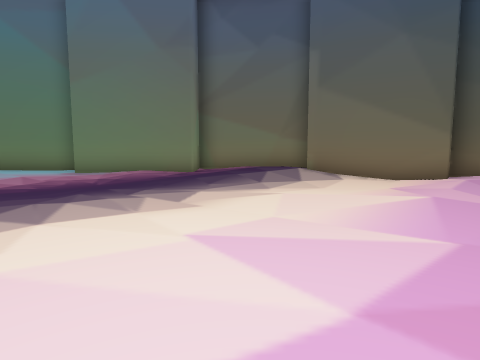
View 1 (above)

14 first-person views from a walk through a Unity game level. The camera is 1.4 m above the floor, tilts 6° down and sees 75° across. The floor is counted in squares, 2 m on a side. Each view is taken from the middle of a square. On the plan, view 1 faces up. The plan holds only what a view shows up to about 10 squares ahead; the rest is blank. The place goes on beyond the plan.

View 2
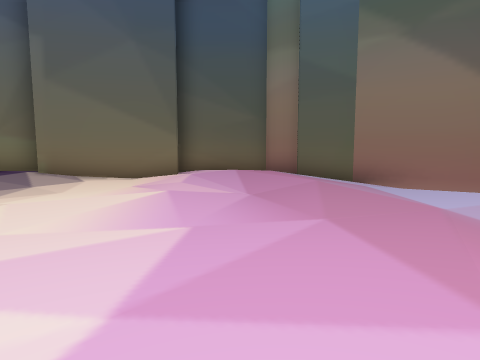

View 3
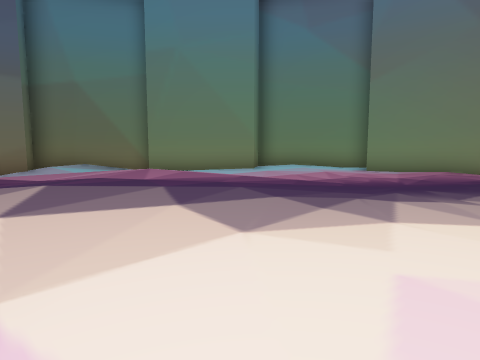

View 4
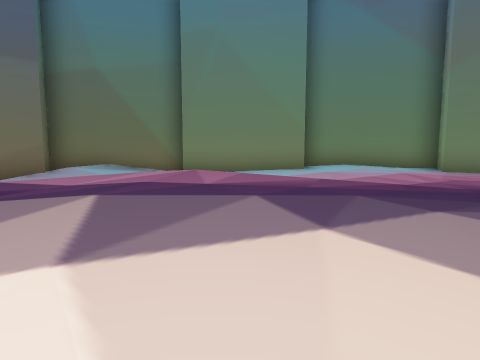

View 5
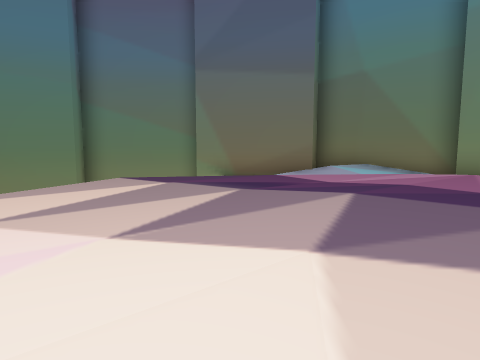

View 6
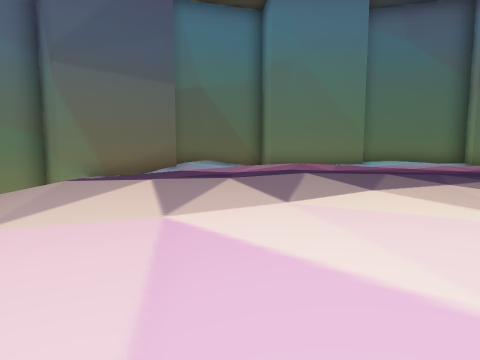

View 7
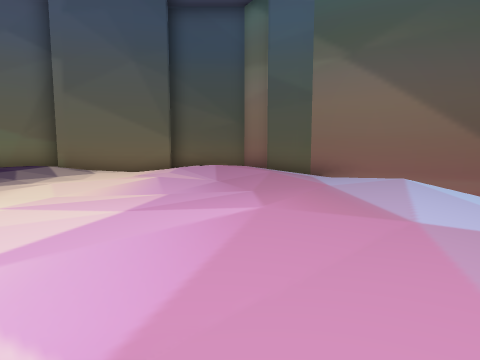

View 8
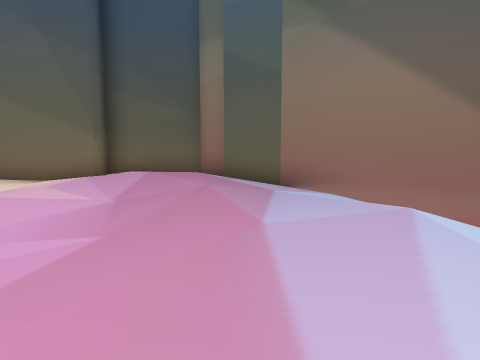

View 9
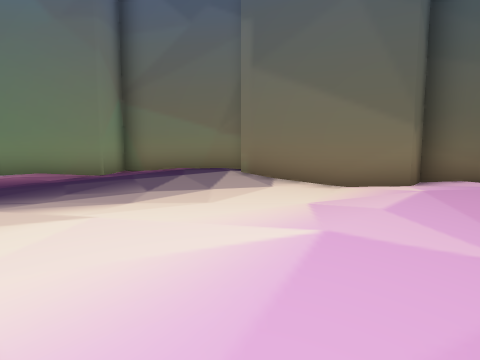

View 10
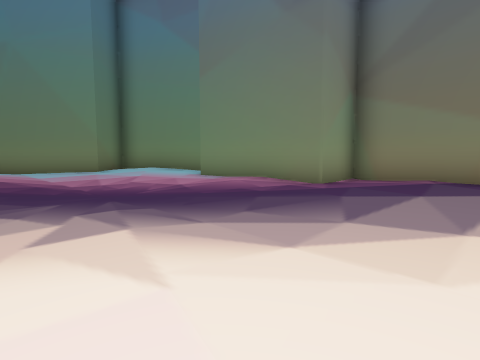

View 11
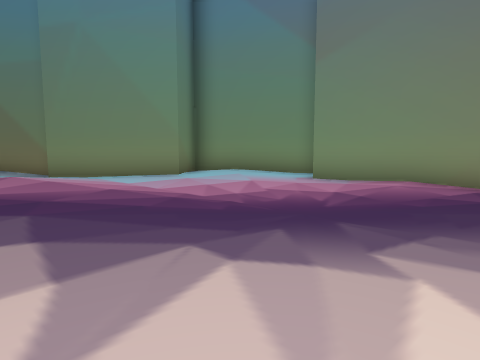

View 12
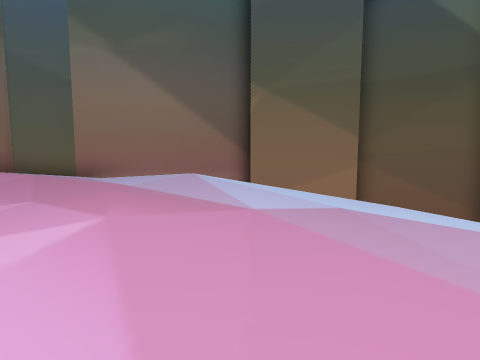

View 13
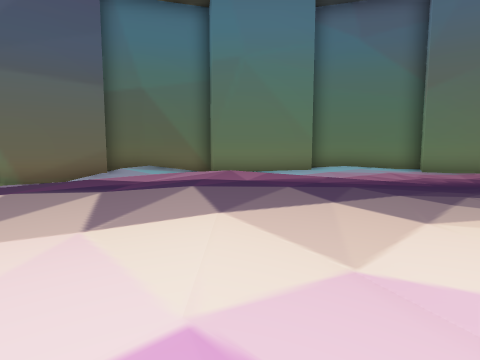

View 14
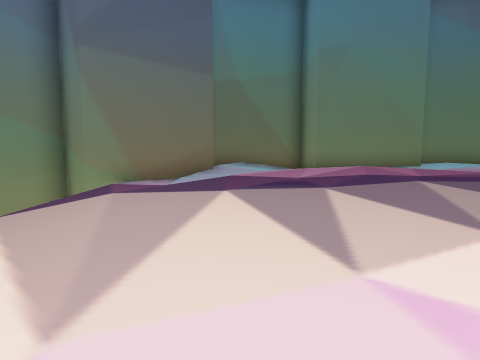

### Floor plan
Key: @ floor where view 1 was taken; # wall or solid block; . main floor; : floor 0.25 m higher than the main floor; - floor 0.25 m lower than the main floor; _ floor 0.5 m lower than the main floor; < floor 0.75 m lower than the main floor; / step, stairs or slope.
Columns run from 14 left of view 1 to 9 right of it. Each row starts with its distance up from view 1.
 12             ####
 11        ###  #-.##
 10      ###-####...##
  9      #...--.-....#####
  8      #-..--.-...---#-##
  7     ##-------------...#
  6  ####-------------.::.#
  5  #_ -.....----........##
  4 ##- .......----...-..-_#
  3 #.--......---..-.--..-_#
  2 ##--.-....---...--..-_ #
  1  #__--....---........  #
  0  #<_-......---@:...:/
 -1  #__-...--...--.....
 -2    _-..---.:....---
 -3     _------.   --__
 -4       __----

Where each view was taken, in squares from view 1:
view 1: 0 up, 0 right, facing up
view 2: 0 up, 0 right, facing up-right
view 3: 0 up, 1 left, facing up-left
view 4: 0 up, 3 left, facing up-left
view 5: 0 up, 3 left, facing left
view 6: 4 down, 3 left, facing up-left
view 7: 2 down, 1 left, facing up-right
view 8: 1 down, 2 right, facing up-right
view 9: 2 up, 2 right, facing up
view 10: 4 up, 2 right, facing up-left
view 11: 3 up, 1 left, facing up-left
view 12: 1 down, 1 left, facing right
view 13: 2 down, 2 left, facing up-left
view 14: 4 down, 5 left, facing up-left
